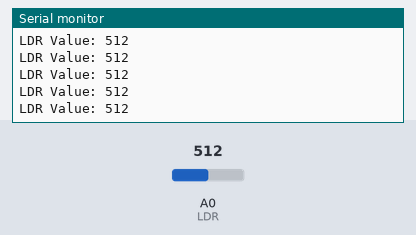
Recording of a sketch running on a simulated Arduino Uno, built with avr-gcc and run on an emulated ATmega328P. Shown: the last lines printed to the serial monitor. The test bench sets the inputs (shaded band); at power-on: A0 (LDR) = 512.

Above: at 1.2 s.
1.3 s: A0 (LDR) set to 716
At 1.31 s:
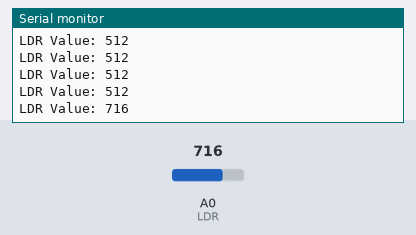
2.8 s: A0 (LDR) set to 900
At 2.82 s:
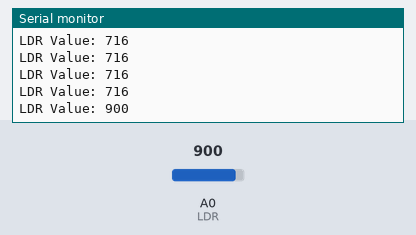
Timing chart, 0 to 5.8 s (numbered marks = the images above; inputs shaded):
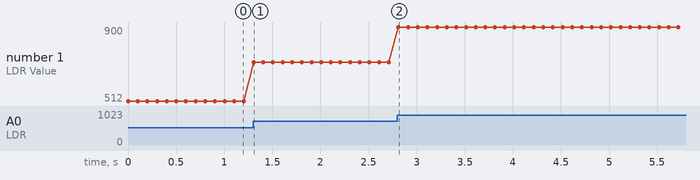

Measured:
- after the input at 1.3 s, the serial monitor: prints a new line at once (image 1)
- after the input at 2.8 s, the serial monitor: prints a new line at once (image 2)
- plotted number 1: 512 → 716 after the input at 1.3 s, 716 → 900 after the input at 2.8 s

The sketch:

LDR_Sensor.ino
```cpp
/*
  Project: Light Dependent Resistor (LDR)
  Description:
    - Reads the light intensity using an LDR connected to analog pin A0.
    - Displays the sensor value on the Serial Monitor.
*/

int LDR = A0;   // LDR connected to analog pin A0
int LDRVal;     // Variable to store LDR reading

void setup() {
  pinMode(LDR, INPUT);   // Set LDR pin as input
  Serial.begin(9600);    // Initialize Serial Monitor
}

void loop() {
  LDRVal = analogRead(LDR);   // Read value from LDR
  Serial.print("LDR Value: ");
  Serial.println(LDRVal);     // Print the value to Serial Monitor
  delay(100);                 // Wait a little before the next reading
}
```
